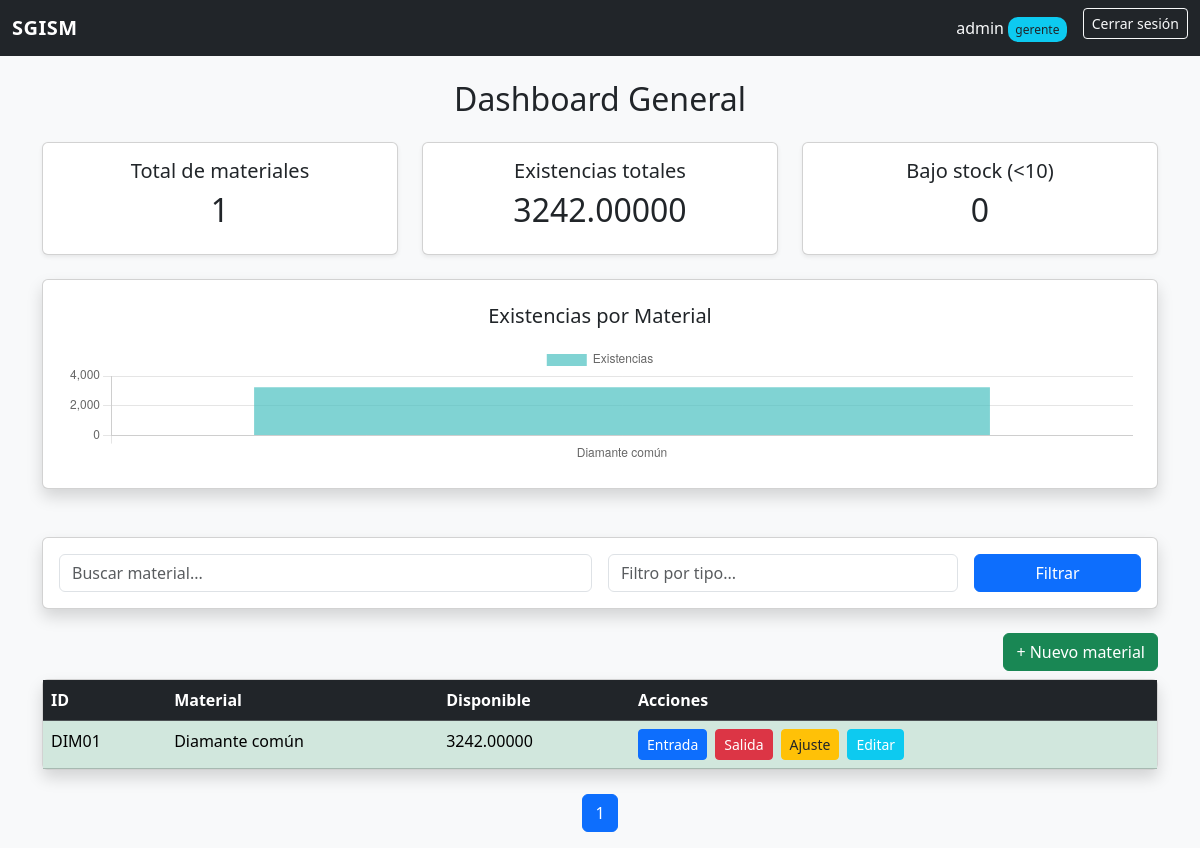
The app's page / (signed in), older data.
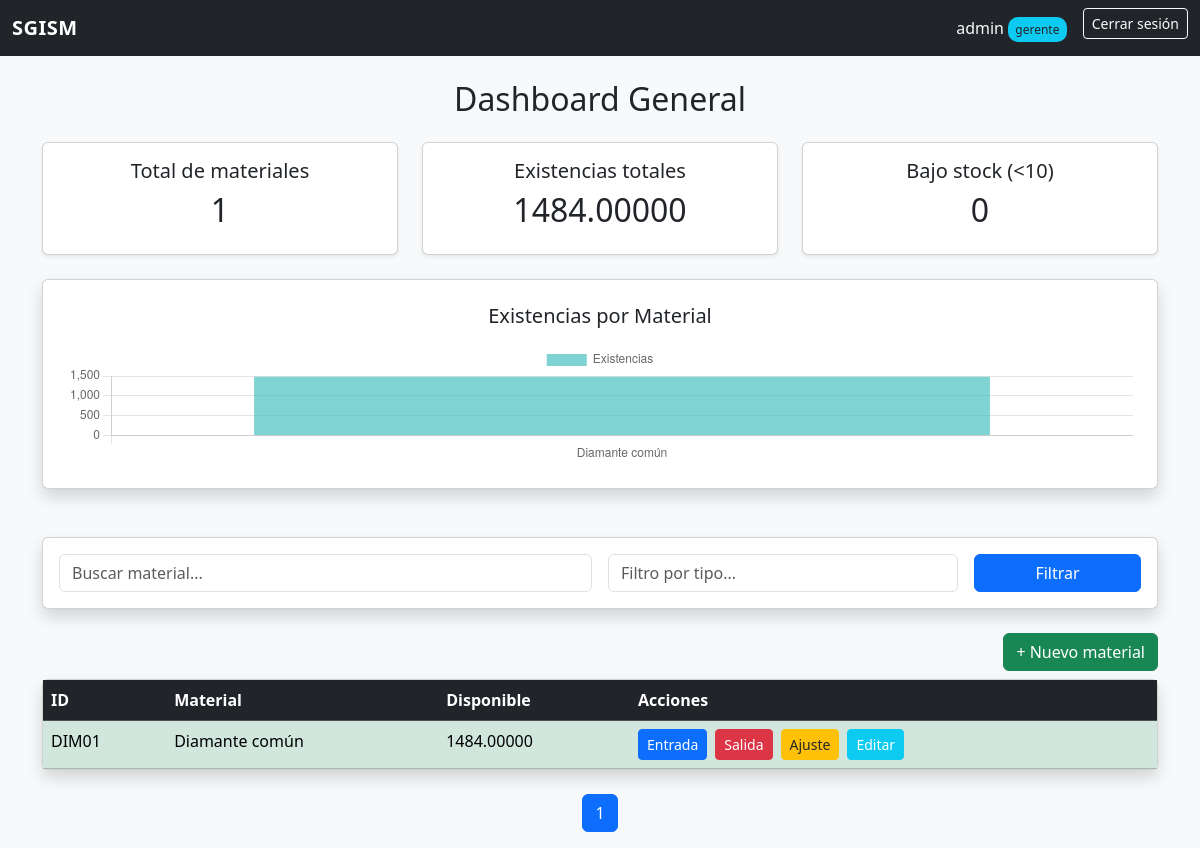
The same page, newer data.
### users/models.py (models this page shows, shortened)
class UserProfile(models.Model):
    user = models.OneToOneField(User, on_delete=models.CASCADE)
    role = models.CharField(max_length=20, choices=ROLES)

### inventory/models.py (models this page shows)
class Gemstone(models.Model):
    id = models.CharField(max_length=5, primary_key=True)
    type = models.CharField(max_length=100)
    name = models.CharField(max_length=100)
    ammount_available = models.DecimalField(max_digits=20, decimal_places=5, default=0)

### inventory/views.py (the view)
# urls.py: path('', views.dashboard, name='dashboard'),
@login_required
def dashboard(request):
    profile = request.user.userprofile
    role = profile.role
    search_query = request.GET.get("search", "")
    filter_type = request.GET.get("type", "")
    gemstones = Gemstone.objects.all()
    if search_query:
        gemstones = gemstones.filter(name__icontains=search_query)
    if filter_type:
        gemstones = gemstones.filter(type__icontains=filter_type)
    paginator = Paginator(gemstones, 10)  # 10 por página
    page_number = request.GET.get("page")
    page_obj = paginator.get_page(page_number)
    context = {
        "role": role,
        "is_gerente": role == "gerente",
        "is_supervisor": role == "supervisor",
        "is_surtidor": role == "surtidor",
        "is_asistente": role == "asistente",
        "is_contador": role == "contador",
        "page_obj": page_obj,
        "gemstones": gemstones,
        "total_materiales": gemstones.count(),
        "total_existencias": sum(g.ammount_available for g in gemstones),
        "bajo_stock": gemstones.filter(ammount_available__lt=10).count(),
        "search_query": search_query,
        "filter_type": filter_type,
    }
    return render(request, "inventory/dashboard.html", context)

### inventory/templates/inventory/dashboard.html (shortened to what this page needs)
{% extends "base.html" %}
{% load static %}
{% block content %}
<h2 class="mb-4 text-center">Dashboard General</h2>
<div class="row mb-4">
    <div class="col-md-4">
        <div class="card shadow-sm p-3 text-center">
            <h5>Total de materiales</h5>
            <h2>{{ total_materiales }}</h2>
        </div>
    </div>
    <div class="col-md-4">
        <div class="card shadow-sm p-3 text-center">
            <h5>Existencias totales</h5>
            <h2>{{ total_existencias }}</h2>
        </div>
    </div>
    <div class="col-md-4">
        <div class="card shadow-sm p-3 text-center">
            <h5>Bajo stock (&lt;10)</h5>
            <h2>{{ bajo_stock }}</h2>
        </div>
    </div>
</div>
<div class="card shadow p-4 mb-5">
    <h5 class="text-center mb-3">Existencias por Material</h5>
    <canvas id="stockChart" height="120"></canvas>
</div>
<div class="card shadow mb-4 p-3">
    <form method="get" class="row g-3">
        <div class="col-md-6">
            <input type="text" name="search" class="form-control"
                   placeholder="Buscar material..." value="{{ search_query }}">
        </div>
        <div class="col-md-4">
            <input type="text" name="type" class="form-control"
                   placeholder="Filtro por tipo..." value="{{ filter_type }}">
        </div>
        <div class="col-md-2">
            <button class="btn btn-primary w-100">Filtrar</button>
        </div>
    </form>
</div>
<div class="d-flex justify-content-end mb-2">
    {% if is_gerente %}
        <a href="{% url 'create' %}" class="btn btn-success">
            + Nuevo material
        </a>
    {% endif %}
</div>
<div class="card shadow">
    <table class="table table-hover mb-0">
        <thead class="table-dark">
            <tr>
                <th>ID</th>
                <th>Material</th>
                <th>Disponible</th>
                <th>Acciones</th>
            </tr>
        </thead>
        <tbody>
            {% for gemstone in page_obj %}
            <tr
                {% if gemstone.ammount_available < 10 %}
                    class="table-danger"
                {% elif gemstone.ammount_available < 50 %}
                    class="table-warning"
                {% else %}
                    class="table-success"
                {% endif %}
            >
                <td>{{ gemstone.id }}</td>
                <td>{{ gemstone.name }}</td>
                <td>{{ gemstone.ammount_available }}</td>
                <td class="d-flex gap-2">
                    {% if is_surtidor or is_gerente %}
                    <a href="{% url 'entry' gemstone.id %}" class="btn btn-sm btn-primary">Entrada</a>
                    <a href="{% url 'exit' gemstone.id %}" class="btn btn-sm btn-danger">Salida</a>
                    {% endif %}
                    {% if is_asistente or is_gerente %}
                    <a href="{% url 'adjustment' gemstone.id %}" class="btn btn-sm btn-warning text-dark">Ajuste</a>
                    {% endif %}
                    {% if is_gerente %}
                    <a href="{% url 'edit' gemstone.id %}" class="btn btn-sm btn-info text-white">Editar</a>
                    {% endif %}
                </td>
            </tr>
            {% endfor %}
        </tbody>
    </table>
</div>
<nav class="mt-4">
    <ul class="pagination justify-content-center">
        <li class="page-item active">
            <span class="page-link">{{ page_obj.number }}</span>
        </li>
    </ul>
</nav>
<script>
const ctx = document.getElementById('stockChart');
new Chart(ctx, {
    type: 'bar',
    data: {
        labels: [{% for g in gemstones %}'{{ g.name }}',{% endfor %}],
        datasets: [{
            label: 'Existencias',
            data: [{% for g in gemstones %}{{ g.ammount_available }},{% endfor %}],
            backgroundColor: [
                {% for g in gemstones %}
                    {% if g.ammount_available < 10 %}
                        'rgba(255, 99, 132, 0.7)',
                    {% elif g.ammount_available < 50 %}
                        'rgba(255, 206, 86, 0.7)',
                    {% else %}
                        'rgba(75, 192, 192, 0.7)',
                    {% endif %}
                {% endfor %}
            ]
        }]
    }
});
</script>
{% endblock %}

### SGISM/templates/base.html (shortened to what this page needs)
{% load static %}
<!DOCTYPE html>
<html lang="es">
<head>
    <link href="https://cdn.jsdelivr.net/npm/bootstrap@5.3.2/dist/css/bootstrap.min.css" rel="stylesheet">
</head>
<body>
<nav class="navbar navbar-expand-lg navbar-dark bg-dark mb-4">
    <div class="container-fluid">
        <a class="navbar-brand" href="{% url 'dashboard' %}">SGISM</a>
        <div class="collapse navbar-collapse" id="navbarContent">
            <ul class="navbar-nav ms-auto">
                <span class="navbar-text text-light me-3">
                    {{ request.user.username }}
                    <span class="nav-role-badge bg-info text-dark">{{ role }}</span>
                </span>
                <li class="nav-item">
                    <a href="{% url 'logout' %}" class="btn btn-outline-light btn-sm">Cerrar sesión</a>
                </li>
            </ul>
        </div>
    </div>
</nav>
<div class="container">
    {% block content %}
    {% endblock %}
</div>
</body>
</html>

### SGISM/templates/base.html (style rules this page uses)
body { background-color: #f8f9fa; }
.navbar-brand { font-weight: bold; letter-spacing: .5px; }
.nav-role-badge { font-size: 0.75rem; padding: .3em .6em; border-radius: 10px; }

Row changes from the older to the newer data that the page shows:
changed Gemstone "DIM01": ammount_available "3242.00000" → "1484.00000"
Text that changed along with them:
{{ total_existencias }}: "3242.00000" → "1484.00000"
chart data {{ g.ammount_available }}: 3242.00000 → 1484.00000
